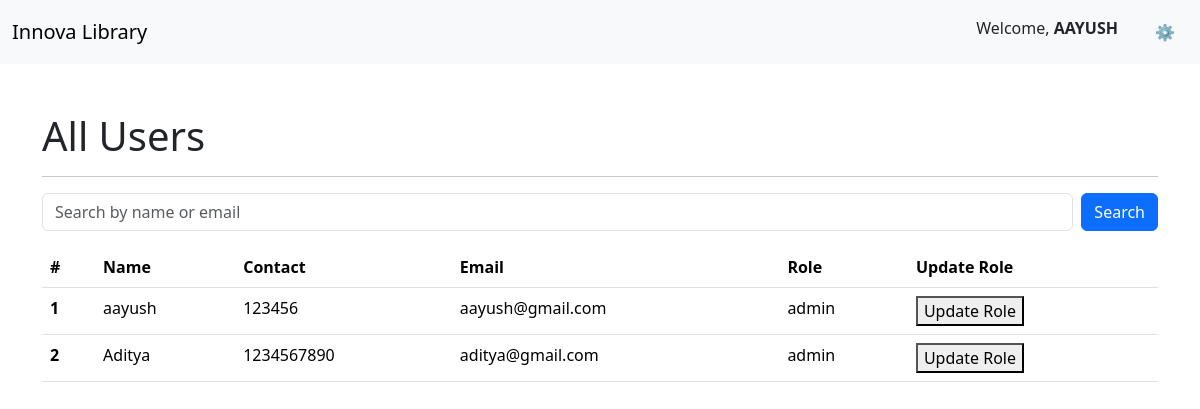
The app's page /alluser/ (signed in), older data.
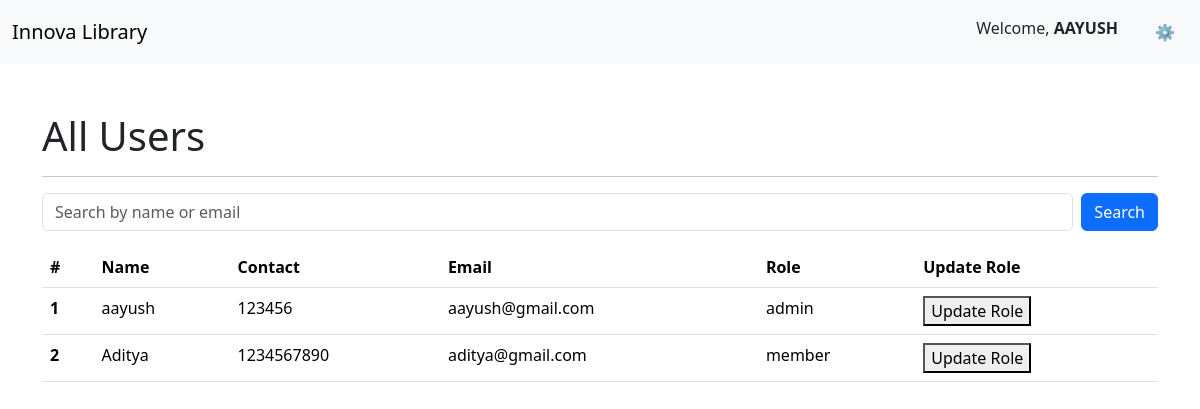
The same page, newer data.
### member/models.py (models this page shows, shortened)
class Member(models.Model):
    ROLE_CHOICES = (
        ('admin', 'Admin'),
        ('member', 'Member'),
    )
    name = models.CharField(max_length=100)
    contact = models.BigIntegerField()
    email = models.EmailField(max_length=100,unique=True)
    password = models.CharField(max_length=128)
    role = models.CharField(max_length=10,choices=ROLE_CHOICES,default='member')
    created_at = models.DateTimeField(auto_now_add=True)

### member/decorators.py (the view)
    def wrapper(request, *args, **kwargs):
        if not request.session.get("member_id"):
            messages.error(request, "Please login first")
            return redirect("login")
        if request.session.get("role") != "admin":
            messages.error(request, "Admin access required")
            return redirect("login")
        return view_func(request, *args, **kwargs)

### member/views.py (called while the page is built, shortened)
@admin_required
def alluser(request):
    if request.session.get('role') != 'admin':
        messages.error(request, "Only admin can access this feature")
        return redirect('login')
    users = Member.objects.all().order_by('role')
    return render(request, 'alluser.html', {'users': users})

### member/templates/alluser.html (shortened to what this page needs)
{%extends 'base.html'%}
{%block content%}
<div class="container mt-5">
<h1> All Users</h1>
<hr>
<form method="post">
    <div class="mb-3 d-flex gap-2">
      <input type="text" class="form-control" name="search" placeholder="Search by name or email" >
      <button type="submit" class="btn btn-primary">Search</button>
    </div>
</form>
<table class="table">
  <thead>
    <tr>
      <th scope="col">#</th>
      <th scope="col">Name</th>
      <th scope="col">Contact</th>
      <th scope="col">Email</th>
      <th scope="col">Role</th>
      <th scope="col">Update Role</th>
    </tr>
  </thead>
  <tbody>
    {% for user in users%}
    <tr>
      <th scope="row">{{forloop.counter}}</th>
      <td>{{user.name}}</td>
      <td>{{user.contact}}</td>
      <td>{{user.email}}</td>
      <td>{{user.role}}</td>
      <td><button><a href="/updaterole/{{user.id}}">Update Role</a></button>
    </tr>
    {%endfor%}
  </tbody>
</table>
</div>
{%endblock%}

Row changes from the older to the newer data that the page shows:
changed Member "Aditya": role "admin" → "member"
